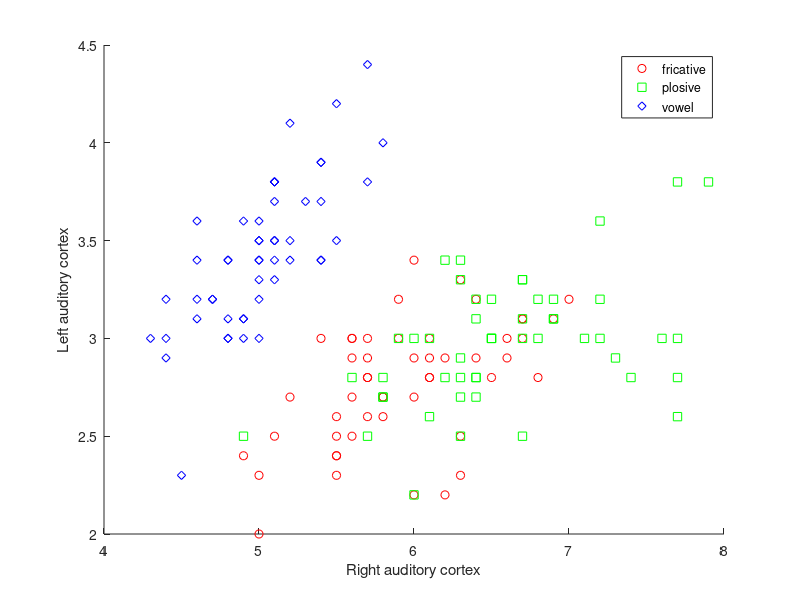

Reproduce this figure in MATLAB. (Note: this script raises an error after producing the figure.)
% Purpose:      Provide sample script for linear classification analysis
% Input:        labels.mat and Classification_data.mat
% Output:       Two plots. 1) Original data with misclassified observations
%               2) Linear divisions of the space the classifier used in the
%               analysis
% Dependencies:     none
% Version history:  02/10/2020
% Matlab version:   2018a
% Creator:  Esti Blanco-Elorrieta

%% Start a new script from scratch%

clear all; close all; clc

%% Load the data for our analysis. We will be loading the meg data from left
% and right auditory sensors collected while participants listened to a
% vowel, a fricative or a plosive sound.   

% We will first load the values themselves. The shape of the matrix is 150
% rows (one per observation) and two columns, one for each dimension 
% we are interested in, in this case, values in left and right auditory
% sensors. Make sure to change the path to the folder where your data is
% stored.
data = load('Data.mat');
data = data.data;

%Then we load the labels that indicate what sound was heard in each of
%those 150 trials

label_array = load('Labels.mat');
labels = label_array.labels;

% We plot the data to see how each sound category patterns. 
%Open new figure (and don't close it after you are done with this step)
f = figure;

%Plot the data in a scatterplot, labeled by category
gscatter(data(:,1), data(:,2), labels,'rgb','osd');

%Label the axes
xlabel('Right auditory cortex');
ylabel('Left auditory cortex');
N = size(data,1);

%% Start the classification process
% Suppose we want to classify our data based on this auditory response,
% we can use a linear classifier for this purpose, such as the one we just 
% went over. We will fit a linear classifier to the data from columns
% 1 and 2.

linear_class = fitcdiscr(data(:,1:2),labels);

%We can then have a look at the guesses the classifier made
guesses = resubPredict(linear_class);

%We can even visualize it in the plot we had before if we want to. We call
%back our figure F which contains the distribution of observations
figure(f)
hold on;

%We compare the guesses the classifier made to the labels to get an index
% of which trials were misclassified
bad = ~strcmp(guesses,labels);

%We plot x-s on top of the observations that were wrongly classified, so
%now we can see that are intermixed between a majority of observations of
%another category that the classifier fails at
plot(data(bad,1), data(bad,2), 'kx');

%We can even quantify what the error rate of the classifier was (in 
%percentage points)
ldaResubErr = resubLoss(linear_class);

%% Sometimes it is visually useful to see the way in which the space was 
%divided to assign observations to each of the categories. We create a 
%grid of points that occupies the space between the limits of our real data  
[x,y] = meshgrid(4:.1:8,2:.1:4.5);
x = x(:);
y = y(:);

%We then classify all points in this space
j = classify([x y],data(:,1:2),labels);

%And we can plot it to see the boundaries of each category. If we comment
%out the command "figure" it will plot it on top of our previous
%scatterplot, else we will see this as an independent plot
figure;
gscatter(x,y,j,'grb','sod')

%% Note that so far we have used all of our data for the classification
%analysis, but as we explained, one should instead take some data for
%training and test it in another set of data. This way we can get a more
%stable classification score and an idea of how well it will generalize to
%new datasets it has not encountered before. In order to do this we use
%crossvalidation. 

%First we create 10 random partitions of our data
cross_val_part = cvpartition(labels,'KFold',10);

%We can now estimate the true test error for our classification analysis
% using 10-fold stratified cross-validation. That is to say, we will
% iteratively go through each of these 10 partitions, run our linear classifier
% get an accuracy score for that classifier, and go to the next partition
% to repeat the process until we have gone through the 10 divisions of our data
cvlda = crossval(linear_class,'CVPartition',cross_val_part);

%The kfolds loss function will report the error rate of the classification
%analysis over folds
ldaCVErr = kfoldLoss(cvlda);
